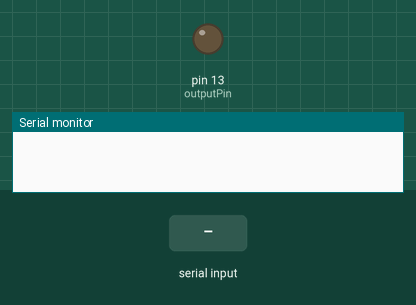
The sketch below on a simulated Arduino Uno, built with avr-gcc and run on an emulated ATmega328P. On the bench: output pins drawn as LEDs (lit = HIGH), the last lines printed to the serial monitor. The inputs (shaded band) are chosen by the test bench.

Above: at 1.2 s.
1.3 s: "1" received over Serial
At 2.3 s:
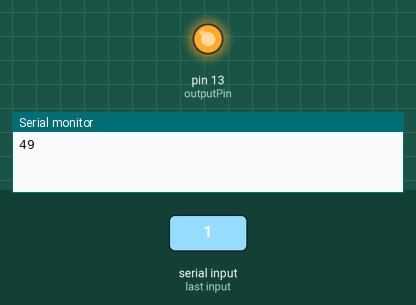
2.8 s: "0" received over Serial
At 3.5 s:
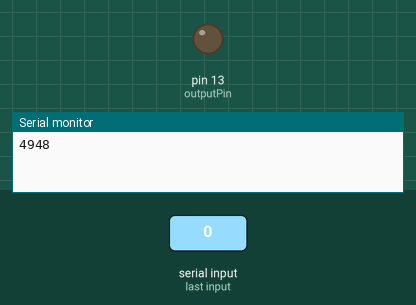
Timing chart, 0 to 5.8 s (numbered marks = the images above; inputs shaded):
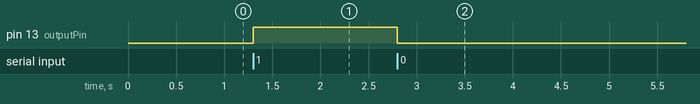

Measured:
- after the input at 1.3 s, pin 13 (outputPin): LOW → HIGH at once
- after the input at 2.8 s, pin 13 (outputPin): HIGH → LOW at once

The sketch:

arduino_node_test.ino
```cpp
const int outputPin = 13;

void setup()
{
  pinMode(outputPin, OUTPUT);
  Serial.begin(9600);
}

void loop()
{
  if (Serial.available() > 0) {
    int incomingByte = Serial.read();

    Serial.print(incomingByte);

    if (incomingByte == 49) {
      digitalWrite(outputPin, HIGH);
    }
    else if (incomingByte == 48) {
      digitalWrite(outputPin, LOW);
    }
  }
}
```
